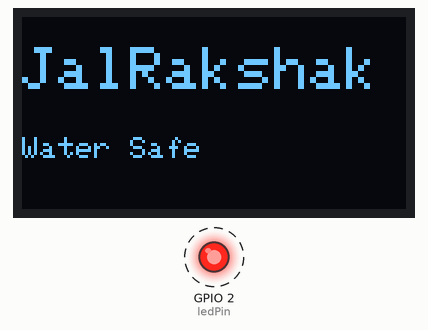
Simulated run of this sketch. Board: ESP32. On the bench: 128×64 one-colour display, output pins drawn as LEDs (lit = HIGH). Dashed ring = blinking.

Above: at 0.1 s.
Timing chart, 0 to 130.0 s (numbered marks = the images above):
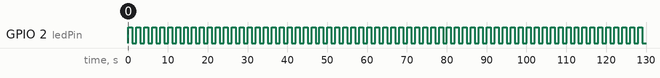

The sketch:

sketch.ino
```cpp
#include <Wire.h>
#include <Adafruit_GFX.h>
#include <Adafruit_SSD1306.h>

#define SCREEN_WIDTH 128
#define SCREEN_HEIGHT 64

// OLED display object
Adafruit_SSD1306 display(SCREEN_WIDTH, SCREEN_HEIGHT, &Wire, -1);

// LED pin
const int ledPin = 2;

void setup() {

  // Start LED pin
  pinMode(ledPin, OUTPUT);

  // Start I2C communication
  Wire.begin(21, 22);

  // Start OLED
  if(!display.begin(SSD1306_SWITCHCAPVCC, 0x3C)) {
    while(true);
  }

  // Clear OLED
  display.clearDisplay();

  // Big title text
  display.setTextSize(2);
  display.setTextColor(SSD1306_WHITE);

  // First line
  display.setCursor(0, 10);
  display.println("JalRakshak");

  // Smaller text
  display.setTextSize(1);

  // Second line
  display.setCursor(0, 40);
  display.println("Water Safe");

  // Show everything on screen
  display.display();
}

void loop() {

  // Blink LED ON
  digitalWrite(ledPin, HIGH);
  delay(1000);

  // Blink LED OFF
  digitalWrite(ledPin, LOW);
  delay(1000);
}
```

Measured:
- by itself, GPIO 2 (ledPin): alternates HIGH for 1.0 s and LOW for 1.0 s
